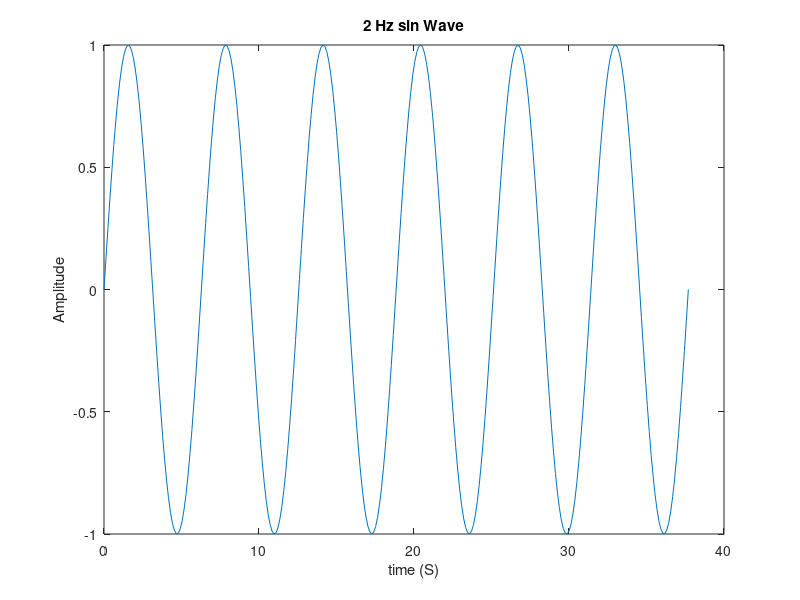

Recreate this plot in MATLAB. (Note: this script raises an error after producing the figure.)
%%
% <latex>
% \title{BE 521 - Homework 3\\{\normalsize Spring 2015}}
% \author{Mike Lautman}
% \date{\today}
% \maketitle
% \textbf{Objective:} Computational modeling of neurons.
% </latex>

close all; clear all; clc; 
%%
% <latex>
% \section*{1.1a Basic Membrane and Equilibrium Potentials (5 pts)}
% </latex>

time = 3;             % S
wave_f = 2;           % Hz
sample_f = 100;       % Hz

s= 0;              
e = 2 * pi * wave_f * time;     % rad
steps = time * sample_f; 

x = linspace(s, e, steps);
y = sin(x);

figure(1)
plot(x,y)
title('2 Hz sin Wave'); 
ylabel('Amplitude');
xlabel('time (S)')


%%
% <latex>
% \section*{1.1b Like length computation}
% </latex>

LL = @(x) sum(abs(diff(x)));


%%
% <latex>
% \section*{1.1c Like length of sign wave}
% </latex>

lls = LL(y) % line lenght computation


%%
% <latex>
% \section*{1.2a Number of full windows}
% </latex>

windows = @(xlen, fs, winLen, winDisp) (...
    ((xlen / fs) - winLen) / winDisp + 1 ...
);


%%
% <latex>
% \section*{1.2b Windows in a sin wave}
% </latex>

window_len = 0.5;    % S
win_disp = 0.25;      % S
windows_s = windows(length(x), sample_f, window_len, win_disp) 


%%
% <latex>
% \section*{1.2c Windows in a sin wave. 500ms displacement}
% </latex>

win_disp = .5;      % s
windows_s = windows(length(x), sample_f, window_len, win_disp) 


%%
% <latex>
% \section*{1.2c Windows in a sin wave. 100ms displacement}
% </latex>

win_disp = .1;      % s
windows_s = windows(length(x), sample_f, window_len, win_disp) 


%%
% <latex>
% \section*{1.3a Moving Win Features}
% \lstinputlisting{../MovingWinFeats.m}
% </latex>

%%
% <latex>
% \section*{1.3b Windowed LL from 1.1}
% </latex>

win_len = .5;
win_d = .25;
moving_LL = MovingWinFeats(y, sample_f, win_len, win_d, LL )


%%
% <latex>
% \section*{1.3c}
% </latex>

time = 3; 
sample_f = 100; 
steps = time * sample_f;

wave_f_1 = 2; 
wave_f_2 = 5;

s = 0;
e1 = 2 * pi * wave_f_1 * time; 
e2 = 2 * pi * wave_f_2 * time; 

x1 = linspace(s,e1,steps);
x2 = linspace(s,e2,steps);

y1 = sin(x1);
y2 = sin(x2);

y = y1 + y2; 

win_len = .5;
win_d = .25;

moving_LL = MovingWinFeats(y, sample_f, win_len, win_d, LL)


%%
% <latex>
% \section*{1.4a area}
% </latex>

area = @(x) sum(abs(x));

%%
% <latex>
% \section*{1.4b energy}
% </latex>

energy = @(x) sum(x.^2);

%%
% <latex>
% \section*{1.4c Zero-crossings }
% </latex>

z_crossings = @(x) sum(abs(diff(sign(x-mean(x)))))/2;


%%
% <latex>
% \section*{1.4d All 4 with right allignment}
% </latex>

win_len = .5; 
win_d = .1; 

y_a = MovingWinFeats(y, sample_f, win_len, win_d, area);
y_eng = MovingWinFeats(y, sample_f, win_len, win_d, energy);
y_x = MovingWinFeats(y, sample_f, win_len, win_d, z_crossings); 
y_LL = MovingWinFeats(y, sample_f, win_len, win_d, LL);
y_nwindows = windows(length(y), sample_f, win_len, win_d);

x =linspace(win_len, time, y_nwindows);

figure(2) 

subplot(3,2,1)
plot(x, y_LL);
title('Line Lenght')
xlabel('Time (s)')
ylabel('Line length (Units)')

subplot(3,2,2)
plot(x, y_a);
title('Area')
xlabel('Time (s)')
ylabel('Area (Units)')

subplot(3,2,3)
plot(x, y_eng);
title('Energy')
xlabel('Time (s)')
ylabel('energy (Units)')

subplot(3,2,4)
plot(x, y_x);
title('Mean Crossings')
xlabel('Time (s)')
ylabel('Mean Crossings (Units)')


subplot(3,2,5)
plot(1:length(y), y);
title('Combined sin waves')
ylabel('Units')
xlabel('Time (s)')

subplot(3,2,6)
plot(1:length(y), y);
title('Combined sin waves')
ylabel('Units')
xlabel('Time (s)')


%%
% <latex>
% \subsection*{2.1}
% </latex>

dataset = 'I521_A0003_D001';
me = 'mlautman';
pass_file = 'mla_ieeglogin.bin';
[T,session] = evalc('IEEGSession(dataset, me, pass_file)');
data=session.data;
sample_rate = data.sampleRate ;
durration = data.channels(1).get_tsdetails.getDuration;
vals = session.data(1).getvalues(1:976078,1);

ms = floor(mod(durration/1e3,1000)); 
s = floor(mod(durration/1e6,60));
m = floor(mod(durration/1e6,3600)/60);
h = floor(mod(durration/1e6,3600*24)/3600);

mmss = num2str(ms);
ss = num2str(s);
mm = num2str(m);
hh = num2str(h);
[hh ':' mm ':' ss ':' mmss ' HH:MM:SS:MS']

msec = durration
time = '1:21:20:390' % from the IEEG explorer.

%%
% <latex>
% \subsection*{2.2}
% </latex>

e = (h*3600 + m*60 + s)*sample_rate
vals = vals(1:e);


%%
% <latex>
% \subsection*{2.3a}
% </latex>

zoInterp = @(x, numInterp) reshape(repmat(x,numInterp,1),1,[]);


%%
% <latex>
% \subsection*{2.3b}
% </latex>

figure(3)
plot(zoInterp(1:5,10), '-o')
title('ZoInterp'); 


%%
% <latex>
% \subsection*{2.4}
% </latex>
